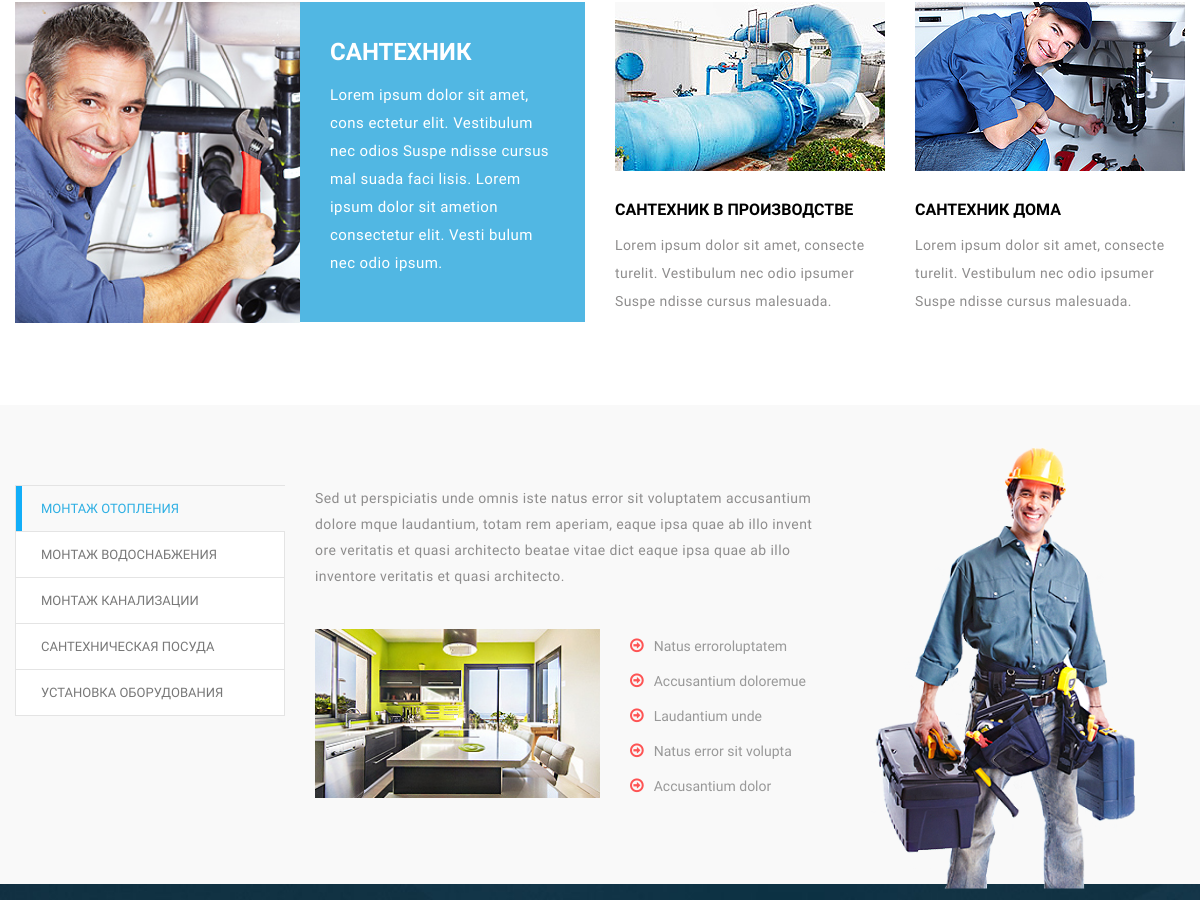
Before: / (middle part) with the older database file.
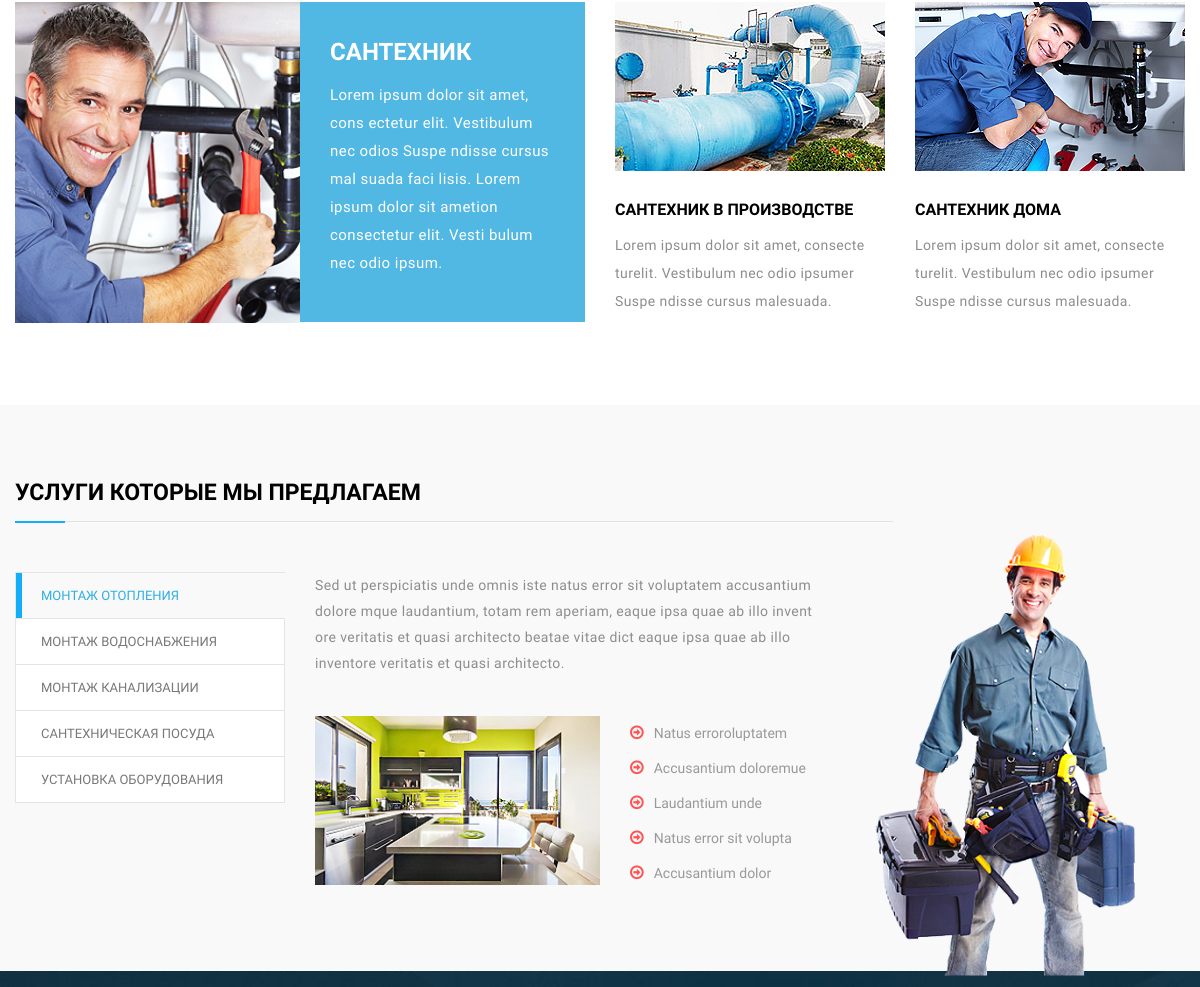
After: the same page with the newer database file.
### tables this page shows
CREATE TABLE `container` (
  `id` int(3) UNSIGNED NOT NULL,
  `title` varchar(255) DEFAULT NULL,
  `name` varchar(255) DEFAULT NULL,
  `page` varchar(255) DEFAULT NULL,
  `img` varchar(255) DEFAULT NULL,
  `text` text
);

CREATE TABLE `constants` (
  `id` int(3) UNSIGNED NOT NULL,
  `title` varchar(255) NOT NULL,
  `name` varchar(255) NOT NULL,
  `text` text NOT NULL
);

### views/plumber/index.php (called while the page is built, shortened)
<?php
require_once 'inc/header.php';
include $view.'.php';
require_once 'inc/footer.php';
?>

### controller/controller.php (called while the page is built, shortened)
<?php
$view = empty($_GET['view']) ? 'home' : $_GET['view'];
switch ($view) {
	case ('home'):
		$who_we_are_a = container('who_we_are_a', 'home');
		$who_we_are_b = container('who_we_are_b', 'home');
		$who_we_are_c = container('who_we_are_c', 'home');
	break;
}
require_once TEMPLATE.'index.php';
?>

### index.php (called while the page is built, shortened)
<?php
require_once CONTROLLER;
?>

### model/model.php (called while the page is built, shortened)
<?php
function constants($str){
	global $db;
	$query = "SELECT text FROM constants WHERE name = '$str'";
	$result = mysqli_query($db, $query) or die(mysql_error());
	$string = mysqli_fetch_assoc($result);
	return $string['text'];
}
function container($name, $page){
	global $db;
	$query = "SELECT * FROM container WHERE name = '$name' AND page = '$page'";
	$result = mysqli_query($db, $query);
	$string = mysqli_fetch_assoc($result);
	return $string;
}
?>

### views/plumber/home.php (the view, shortened to what this page needs)
<section id="who-we-are">
	<div class="container">
		<div class="row">
			<div class="col-lg-6 col-md-12 large-box col-sm-12 col-xs-12 wow zoomIn hvr-float-shadow" data-wow-duration=".5s">
				<div class="col-lg-6 col-md-6 col-sm-6 col-xs-6 img-holder">
					<img src="<?=TEMPLATE?><?=$who_we_are_a['img'];?>" alt="">
				</div>
				<div class="col-lg-6 col-md-6 col-sm-6 col-xs-6 hvr-bounce-to-left">
					<?=$who_we_are_a['text'];?>
				</div>
			</div>
			<div class="col-lg-3 col-md-6 col-sm-6 col-xs-12 single-box wow zoomIn" data-wow-duration=".5s" data-wow-delay=".5s">
				<div class="img-holder">
					<img src="<?=TEMPLATE?><?=$who_we_are_b['img'];?>" alt="">
				</div>
				<?=$who_we_are_b['text'];?>
			</div>
			<div class="col-lg-3 col-md-6 col-sm-6 col-xs-12 single-box wow zoomIn" data-wow-duration=".5s" data-wow-delay="1s">
				<div class="img-holder">
					<img src="<?=TEMPLATE?><?=$who_we_are_c['img'];?>" alt="">
				</div>
				<?=$who_we_are_c['text'];?>
			</div>
		</div>
	</div>
</section>
<section id="service-we-provide">
	<div class="container">
		<div class="section-title">
			<?=constants('uslugi_name');?>
		</div>
		<div class="row">
			<div class="col-lg-3 col-md-3 wow slideInLeft">
				<div class="service-tab-title">
					<ul class="clearfix">
						<li class="active" data-tab-name="drain">Монтаж отопления</li>
						<li data-tab-name="bath">Монтаж водоснабжения</li>
						<li data-tab-name="kitchen">Монтаж канализации</li>
						<li data-tab-name="outside">Сантехническая посуда</li>
						<li data-tab-name="broken">Установка оборудования</li>
					</ul>
				</div>
			</div>
			<div class="col-lg-9 col-md-9 wow slideInRight">
				<div class="row">
					<div class="service-tab-content clearfix">
						<div id="plumbing">
							<div class="col-lg-8 col-md-8 col-sm-8">
								<p>Sed ut perspiciatis unde omnis iste natus error sit voluptatem accusantium <br> dolore mque laudantium, totam rem aperiam, eaque ipsa quae ab illo invent <br> ore veritatis et quasi architecto beatae vitae dict eaque ipsa quae ab illo <br> inventore veritatis et quasi architecto.</p>
								<div class="row">
									<div class="col-lg-6 col-md-12 col-sm-6 col-xs-12">
										<img src="<?=TEMPLATE?>img/service-we-provide/1.jpg" alt="">
									</div>
									<div class="col-lg-6 col-md-12 col-sm-6 col-xs-12">
										<ul>
											<li><i class="fa fa-arrow-circle-o-right"></i>Natus erroroluptatem</li>
											<li><i class="fa fa-arrow-circle-o-right"></i>Accusantium doloremue</li>
											<li><i class="fa fa-arrow-circle-o-right"></i>Laudantium unde </li>
											<li><i class="fa fa-arrow-circle-o-right"></i>Natus error sit volupta</li>
											<li><i class="fa fa-arrow-circle-o-right"></i>Accusantium dolor</li>
										</ul>
									</div>
								</div>
							</div>
							<div class="col-lg-4 col-md-4 col-sm-4 col-xs-4 zoomIn">
								<img src="<?=TEMPLATE?>img/service-we-provide/2.png" alt="">
							</div>
						</div>
					</div>
				</div>
			</div>
		</div>
	</div>
</section>
<section id="our-projects">
</section>

### views/plumber/inc/header.php (shortened to what this page needs)
<!DOCTYPE html>
<html lang="en">
<head>
	<link rel="stylesheet" href="<?=TEMPLATE?>css/style.css">
	<link rel="stylesheet" href="<?=TEMPLATE?>css/responsive.css">
</head>
<body>

### views/plumber/inc/footer.php (shortened to what this page needs)
</body>
</html>

Changed rows visible on the page:
added constants: text "УСЛУГИ КОТОРЫЕ МЫ ПРЕДЛАГАЕМ"
